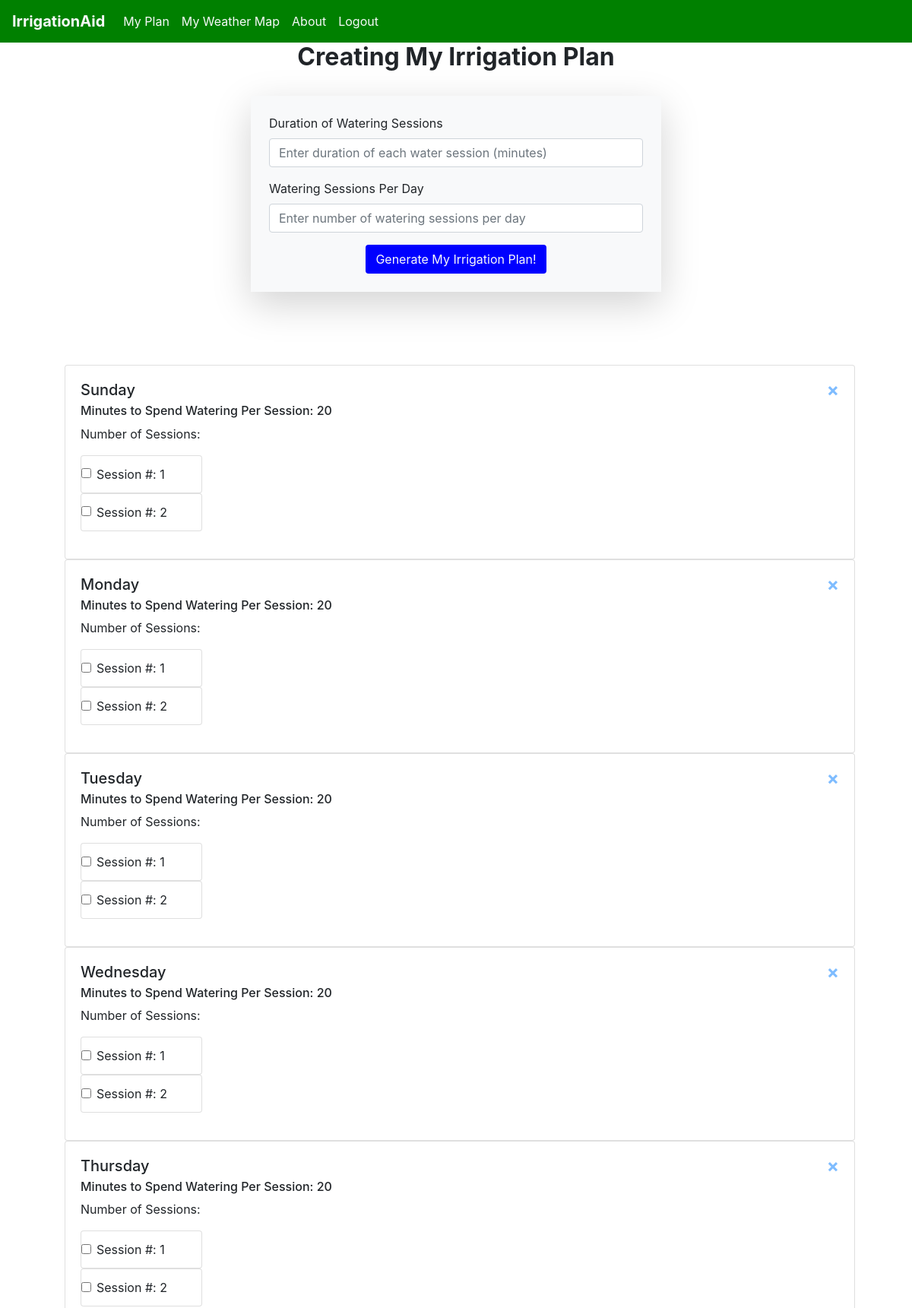
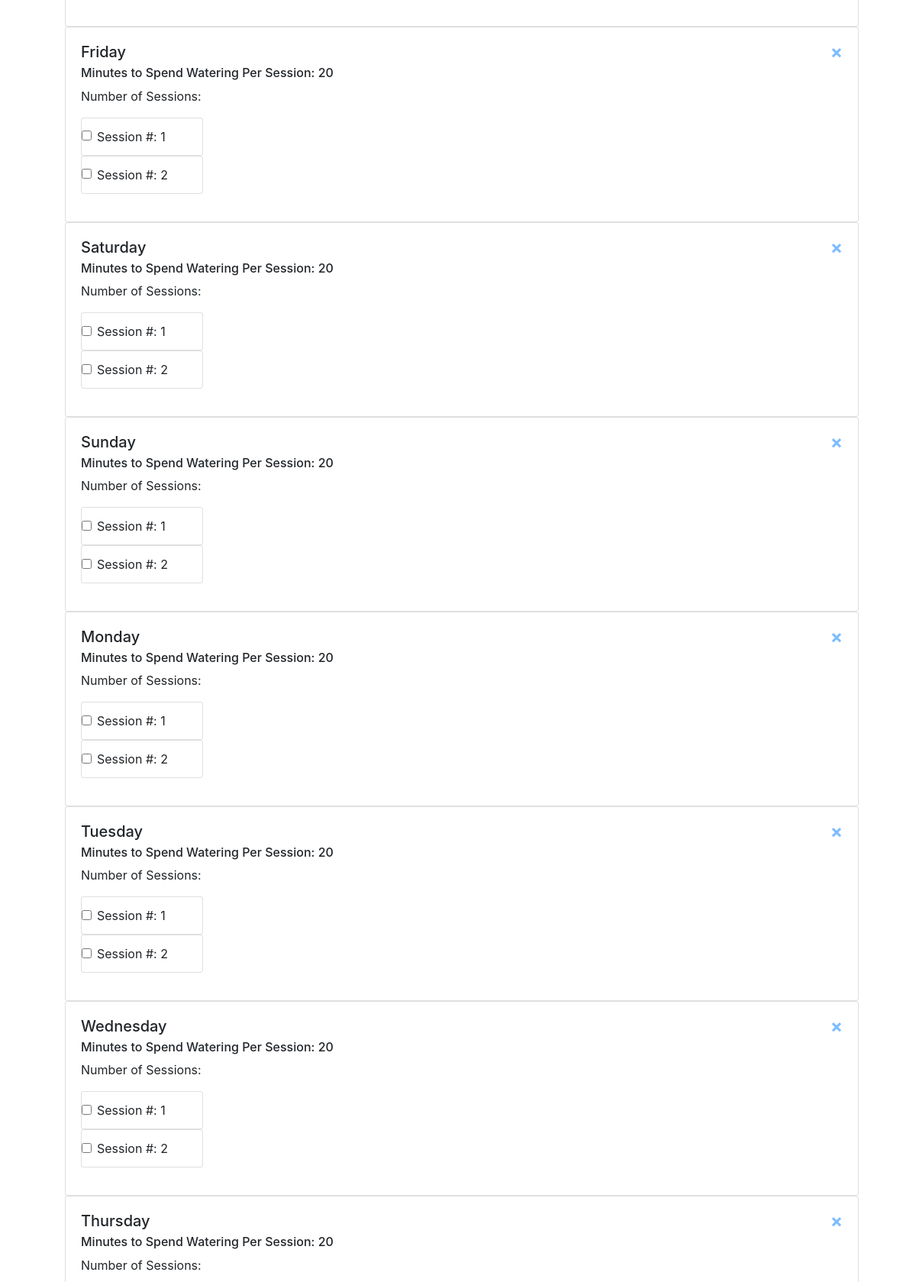
Page / (signed in, upper part) on the committed database (2 pictures, top to bottom).
### website/db_models.py (models this page shows)
class Irrigation(db.Model):
    id = db.Column(db.Integer, primary_key = True)
    duration_per_session = db.Column(db.Integer, nullable = False)
    num_sessions_per_day = db.Column(db.Integer, nullable = False)
    account_id = db.Column(db.Integer, db.ForeignKey("account.id"))

### website/routes.py (the view, shortened to what this page needs)
@routes.route("/", methods = ["GET", "POST"])
@login_required
def home_page():
    return render_template("home_page.html", account = current_user)

### website/__init__.py (called while the page is built)
def create_web_app():
    web_app = Flask(__name__)
    web_app.secret_key = "0123456789"
    web_app.config["SQLALCHEMY_DATABASE_URI"] = f"sqlite:///{DATABASE}"
    db.init_app(web_app)
    from .routes import routes
    from .authentication import authentication
    web_app.register_blueprint(routes, url_prefix = "/")
    web_app.register_blueprint(authentication, url_prefix = "/")
    from .db_models import Account
    from .db_models import Irrigation
    get_database(web_app)
    manage_login = LoginManager()
    manage_login.login_view = "authentication.sign_in"
    manage_login.init_app(web_app)
    @manage_login.user_loader
    def user_load(id):
        return Account.query.get(int(id))
    return web_app

### website/templates/home_page.html
{% extends "base.html" %}{% block title %}Home{% endblock %}
{% block page_content %}
    <h2>
        <center>
            <strong>
                Creating My Irrigation Plan
            </strong>
        </center>
    </h2>
<br>
<form method = "POST">
    <section>
        <div class = "row content d-flex justify-content-center">
            <div class = "col-md-6">
                <div class = "box shadow-lg bg-light p-4">
                    <form class = "mb-3">
                        <div class = "form-floating mb-3">
                            <label>Duration of Watering Sessions</label>
                            <input
                            type = "integer"
                            class = "form-control"
                            name = "duration_per_session"
                            id = "duration_per_session"
                            placeholder = "Enter duration of each water session (minutes)"/>
                        </div>
                        <div class = "form-floating mb-3">
                            <label>Watering Sessions Per Day</label>
                            <input
                            type = "integer"
                            class = "form-control"
                            name = "sessions_per_day"
                            id = "sessions_per_day"
                            placeholder = "Enter number of watering sessions per day"/>
                        </div>
                        <div class = "d-grip gap-2" align = "center">
                            <button type = "submit" class = "btn text-light" style = "background-color: blue;">Generate My Irrigation Plan!</button>
                        </div>
                    </form>
                </div>
            </div>
        </div>
    </section>
</form>
<br></br>
{% set days_of_week = [
    "Sunday",
    "Monday",
    "Tuesday",
    "Wednesday",
    "Thursday",
    "Friday",
    "Saturday"
] %}
<br></br>
<ul id = "irrigation_plans">
    {% for irrigation_plan in account.irrigation_plans %}
        {% for day_of_week in days_of_week %}
            <div class="card" style="width: 65rem;">
                <div class="card-body">
                    <button type = "button" class = "close">
                        <a href = "/del-account-irrigation-plan/{{ irrigation_plan.id }}">
                            <span aria-hidden = true>&times;</span>
                        </a>
                    </button>
                <h5 class="card-title">{{ day_of_week }}</h5>
                <h6 class="card-subtitle mb-2 text-body-secondary">Minutes to Spend Watering Per Session: {{ irrigation_plan.duration_per_session }}</h6>
                <p class="card-text">Number of Sessions:
                    {% for num_session_per_day in range(irrigation_plan.num_sessions_per_day) %}
                        <ul class="list-group" style = "width: 10rem">
                            <li class="list-group-item">
                                <input class="form-check-input me-1" type="checkbox">
                                <label class="form-check-label">Session #: {{ num_session_per_day + 1 }}</label>
                            </li>
                        </ul>
                    {% endfor %}
                </p>
                </div>
            </div>
        {% endfor %}
    {% endfor %}
</ul>
{% endblock %}

### rows in the picture
Irrigation: days_of_week "Sunday" "Monday" "Tuesday" "Wednesday" "Thursday" "Friday" "Saturday", duration_per_session "20" "20" "20" "20" "20" "20" "20", num_session_per_day "1" "2" "1" "2" "1" "2" "1" "2" "1" "2" "1" "2" "1" "2"
Irrigation: days_of_week "Sunday" "Monday" "Tuesday" "Wednesday" "Thursday", duration_per_session "20" "20" "20" "20" "20", num_session_per_day "1" "2" "1" "2" "1" "2" "1" "2"
